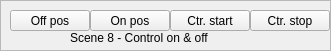
  <widget class="QFrame" name="frame_2">
   <property name="geometry">
    <rect>
     <x>920</x>
     <y>330</y>
     <width>331</width>
     <height>51</height>
    </rect>
   </property>
   <property name="frameShape">
    <enum>QFrame::StyledPanel</enum>
   </property>
   <property name="frameShadow">
    <enum>QFrame::Raised</enum>
   </property>
   <widget class="QLabel" name="label_13">
    <property name="geometry">
     <rect>
      <x>70</x>
      <y>30</y>
      <width>191</width>
      <height>16</height>
     </rect>
    </property>
    <property name="text">
     <string>Scene 8 - Control on &amp; off</string>
    </property>
   </widget>
   <widget class="QPushButton" name="BTN_CTRL_ONPOS">
    <property name="geometry">
     <rect>
      <x>90</x>
      <y>10</y>
      <width>80</width>
      <height>21</height>
     </rect>
    </property>
    <property name="text">
     <string>On pos</string>
    </property>
   </widget>
   <widget class="QPushButton" name="BTN_CTRL_STOP">
    <property name="geometry">
     <rect>
      <x>250</x>
      <y>10</y>
      <width>80</width>
      <height>21</height>
     </rect>
    </property>
    <property name="text">
     <string>Ctr. stop</string>
    </property>
   </widget>
   <widget class="QPushButton" name="BTN_CTRL_OFFPOS">
    <property name="geometry">
     <rect>
      <x>10</x>
      <y>10</y>
      <width>80</width>
      <height>21</height>
     </rect>
    </property>
    <property name="text">
     <string>Off pos</string>
    </property>
   </widget>
   <widget class="QPushButton" name="BTN_CTRL_START">
    <property name="geometry">
     <rect>
      <x>170</x>
      <y>10</y>
      <width>80</width>
      <height>21</height>
     </rect>
    </property>
    <property name="text">
     <string>Ctr. start</string>
    </property>
   </widget>
  </widget>
